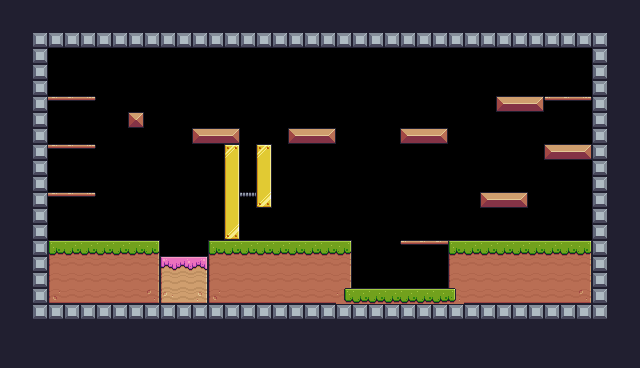

The image is a tile-based game level rendered from a .tmx file. Its description and complete source (layers, tilesets, objects, tile grids) follow:
An orthogonal 40x23 tile map with 16x16 px tiles, 1 tile layer (Background) and 51 objects (21x Fruit, 6x Platform, 3x Saw, Player, Checkpoint, ...).

<map version="1.10" tiledversion="1.11.2" orientation="orthogonal" renderorder="right-down" width="40" height="23" tilewidth="16" tileheight="16" infinite="0" nextlayerid="5" nextobjectid="78">
 <tileset firstgid="1" source="PixelAdventure.tsx" />
 <layer id="1" name="Background" width="40" height="23">
  <properties>
   <property name="BackgroundColor" value="Green" />
  </properties>
  <data encoding="csv">
24,24,24,24,24,24,24,24,24,24,24,24,24,24,24,24,24,24,24,24,24,24,24,24,24,24,24,24,24,24,24,24,24,24,24,24,24,24,24,24,
24,24,24,24,24,24,24,24,24,24,24,24,24,24,24,24,24,24,24,24,24,24,24,24,24,24,24,24,24,24,24,24,24,24,24,24,24,24,24,24,
24,24,123,123,123,123,123,123,123,123,123,123,123,123,123,123,123,123,123,123,123,123,123,123,123,123,123,123,123,123,123,123,123,123,123,123,123,123,24,24,
24,24,123,0,0,0,0,0,0,0,0,0,0,0,0,0,0,0,0,0,0,0,0,0,0,0,0,0,0,0,0,0,0,0,0,0,0,123,24,24,
24,24,123,0,0,0,0,0,0,0,0,0,0,0,0,0,0,0,0,0,0,0,0,0,0,0,0,0,0,0,0,0,0,0,0,0,0,123,24,24,
24,24,123,0,0,0,0,0,0,0,0,0,0,0,0,0,0,0,0,0,0,0,0,0,0,0,0,0,0,0,0,0,0,0,0,0,0,123,24,24,
24,24,123,41,41,42,0,0,0,0,0,0,0,0,0,0,0,0,0,0,0,0,0,0,0,0,0,0,0,0,0,13,14,15,40,41,42,123,24,24,
24,24,123,0,0,0,0,0,35,0,0,0,0,0,0,0,0,0,0,0,0,0,0,0,0,0,0,0,0,0,0,0,0,0,0,0,0,123,24,24,
24,24,123,0,0,0,0,0,0,0,0,0,13,14,15,0,0,0,13,14,15,0,0,0,0,13,14,15,0,0,0,0,0,0,0,0,0,123,24,24,
24,24,123,41,41,42,0,0,0,0,0,0,0,0,197,0,197,0,0,0,0,0,0,0,0,0,0,0,0,0,0,0,0,0,13,14,15,123,24,24,
24,24,123,0,0,0,0,0,0,0,0,0,0,0,219,0,219,0,0,0,0,0,0,0,0,0,0,0,0,0,0,0,0,0,0,0,0,123,24,24,
24,24,123,0,0,0,0,0,0,0,0,0,0,0,219,0,219,0,0,0,0,0,0,0,0,0,0,0,0,0,0,0,0,0,0,0,0,123,24,24,
24,24,123,41,41,42,0,0,0,0,0,0,0,0,219,63,241,0,0,0,0,0,0,0,0,0,0,0,0,0,13,14,15,0,0,0,0,123,24,24,
24,24,123,0,0,0,0,0,0,0,0,0,0,0,219,0,0,0,0,0,0,0,0,0,0,0,0,0,0,0,0,0,0,0,0,0,0,123,24,24,
24,24,123,0,0,0,0,0,0,0,0,0,0,0,241,0,0,0,0,0,0,0,0,0,0,0,0,0,0,0,0,0,0,0,0,0,0,123,24,24,
24,24,123,7,8,8,8,8,8,9,0,0,0,7,8,8,8,8,8,8,8,9,0,0,0,40,41,41,7,8,8,8,8,8,8,8,9,123,24,24,
24,24,123,29,30,30,30,30,30,31,183,184,185,29,30,30,30,30,30,30,30,31,0,0,0,0,0,0,29,30,30,30,30,30,30,30,31,123,24,24,
24,24,123,29,30,30,30,30,30,31,205,206,207,29,30,30,30,30,30,30,30,31,0,0,0,0,0,0,29,30,30,30,30,30,30,30,31,123,24,24,
24,24,123,51,52,52,52,52,52,53,227,228,229,51,52,52,52,52,52,52,52,32,8,8,8,8,8,8,33,52,52,52,52,52,52,52,53,123,24,24,
24,24,123,123,123,123,123,123,123,123,123,123,123,123,123,123,123,123,123,123,123,123,123,123,123,123,123,123,123,123,123,123,123,123,123,123,123,123,24,24,
24,24,24,24,24,24,24,24,24,24,24,24,24,24,24,24,24,24,24,24,24,24,24,24,24,24,24,24,24,24,24,24,24,24,24,24,24,24,24,24,
24,24,24,24,24,24,24,24,24,24,24,24,24,24,24,24,24,24,24,24,24,24,24,24,24,24,24,24,24,24,24,24,24,24,24,24,24,24,24,24,
24,24,24,24,24,24,24,24,24,24,24,24,24,24,24,24,24,24,24,24,24,24,24,24,24,24,24,24,24,24,24,24,24,24,24,24,24,24,24,24
</data>
 </layer>
 <objectgroup id="3" name="Spawnpoints">
  <object id="1" name="Player" type="Player" x="553.208" y="199.331" width="32" height="32" />
  <object id="35" name="Bananas" type="Fruit" x="48" y="64" width="32" height="32" />
  <object id="41" name="Bananas" type="Fruit" x="64" y="64" width="32" height="32" />
  <object id="42" name="Bananas" type="Fruit" x="48" y="48" width="32" height="32" />
  <object id="44" name="Bananas" type="Fruit" x="64" y="48" width="32" height="32" />
  <object id="45" name="Pineapple" type="Fruit" x="118.668" y="80.5833" width="32" height="32" />
  <object id="46" name="Orange" type="Fruit" x="231.834" y="205.999" width="32" height="32" />
  <object id="47" name="Melon" type="Fruit" x="195.5" y="210.001" width="32" height="32" />
  <object id="48" name="Strawberry" type="Fruit" x="56.1659" y="160" width="32" height="32" />
  <object id="49" name="Cherries" type="Fruit" x="54.9993" y="111.417" width="32" height="32" />
  <object id="52" name="Apple" type="Fruit" x="560" y="48" width="32" height="32" />
  <object id="55" name="Bananas" type="Fruit" x="408.166" y="93.0836" width="32" height="32" />
  <object id="56" name="Bananas" type="Fruit" x="487.834" y="157.084" width="32" height="32" />
  <object id="57" name="Kiwi" type="Fruit" x="416" y="256" width="32" height="32" />
  <object id="60" name="Kiwi" type="Fruit" x="400" y="256" width="32" height="32" />
  <object id="62" name="Kiwi" type="Fruit" x="384" y="256" width="32" height="32" />
  <object id="63" name="Kiwi" type="Fruit" x="368" y="256" width="32" height="32" />
  <object id="64" name="Kiwi" type="Fruit" x="352" y="256" width="32" height="32" />
  <object id="65" name="Bananas" type="Fruit" x="288" y="176" width="32" height="32" />
  <object id="66" name="Apple" type="Fruit" x="560" y="64" width="32" height="32" />
  <object id="67" name="Apple" type="Fruit" x="544" y="64" width="32" height="32" />
  <object id="68" name="Apple" type="Fruit" x="544" y="48" width="32" height="32" />
  <object id="70" type="Saw" x="272" y="64" width="32" height="32">
   <properties>
    <property name="isVertical" type="bool" value="false" />
    <property name="offNeg" type="float" value="0" />
    <property name="offPos" type="float" value="15" />
   </properties>
  </object>
  <object id="72" type="Saw" x="192" y="96" width="32" height="32">
   <properties>
    <property name="isVertical" type="bool" value="true" />
    <property name="offNeg" type="float" value="3" />
    <property name="offPos" type="float" value="5.5" />
   </properties>
  </object>
  <object id="73" type="Saw" x="168.749" y="286.159" width="32" height="32">
   <properties>
    <property name="isVertical" type="bool" value="false" />
    <property name="offNeg" type="float" value="0" />
    <property name="offPos" type="float" value="0" />
   </properties>
  </object>
  <object id="74" type="Checkpoint" x="96" y="176" width="64" height="64" />
  <object id="75" name="Chicken" type="Chicken" x="304" y="208" width="32" height="32">
   <properties>
    <property name="offNeg" type="float" value="4" />
    <property name="offPos" type="float" value="1" />
   </properties>
  </object>
 </objectgroup>
 <objectgroup id="4" name="Collisions" visible="0">
  <object id="6" x="32" y="32" width="16" height="288" />
  <object id="7" x="48" y="304" width="560" height="16" />
  <object id="8" x="592" y="32" width="16" height="272" />
  <object id="9" x="48" y="32" width="544" height="16" />
  <object id="10" x="48" y="240" width="112" height="64" />
  <object id="11" x="352" y="288" width="96" height="16" />
  <object id="12" x="448" y="240" width="144" height="64" />
  <object id="14" x="480" y="192" width="48" height="16" />
  <object id="15" x="544" y="144" width="48" height="16" />
  <object id="16" x="496" y="96" width="48" height="16" />
  <object id="17" x="400" y="128" width="48" height="16" />
  <object id="18" x="288" y="128" width="48" height="16" />
  <object id="19" x="192" y="128" width="48" height="16" />
  <object id="20" x="128" y="112" width="16" height="16" />
  <object id="21" type="Platform" x="400" y="240" width="48" height="16" />
  <object id="25" type="Platform" x="544" y="96" width="48" height="16" />
  <object id="27" type="Platform" x="48" y="96" width="48" height="16" />
  <object id="28" type="Platform" x="48" y="144" width="48" height="16" />
  <object id="29" type="Platform" x="48" y="192" width="48" height="16" />
  <object id="30" x="208" y="240" width="144" height="64" />
  <object id="31" type="Sand" x="160" y="256" width="48" height="48" />
  <object id="33" x="224" y="144" width="16" height="96" />
  <object id="34" x="256" y="144" width="16" height="64" />
  <object id="77" type="Platform" x="240" y="192" width="16" height="16" />
 </objectgroup>
</map>
